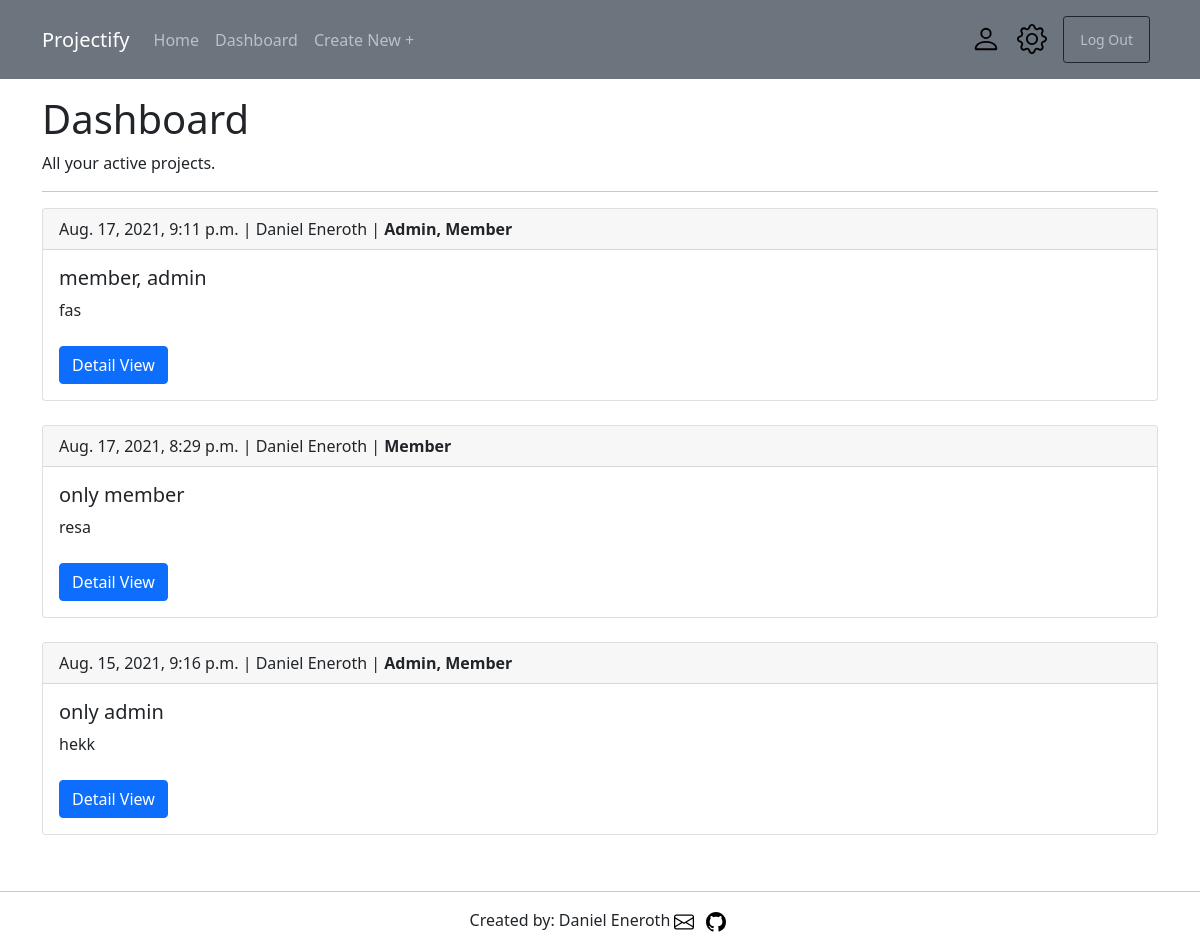
The page /projects/ (signed in) on the database as committed earlier.
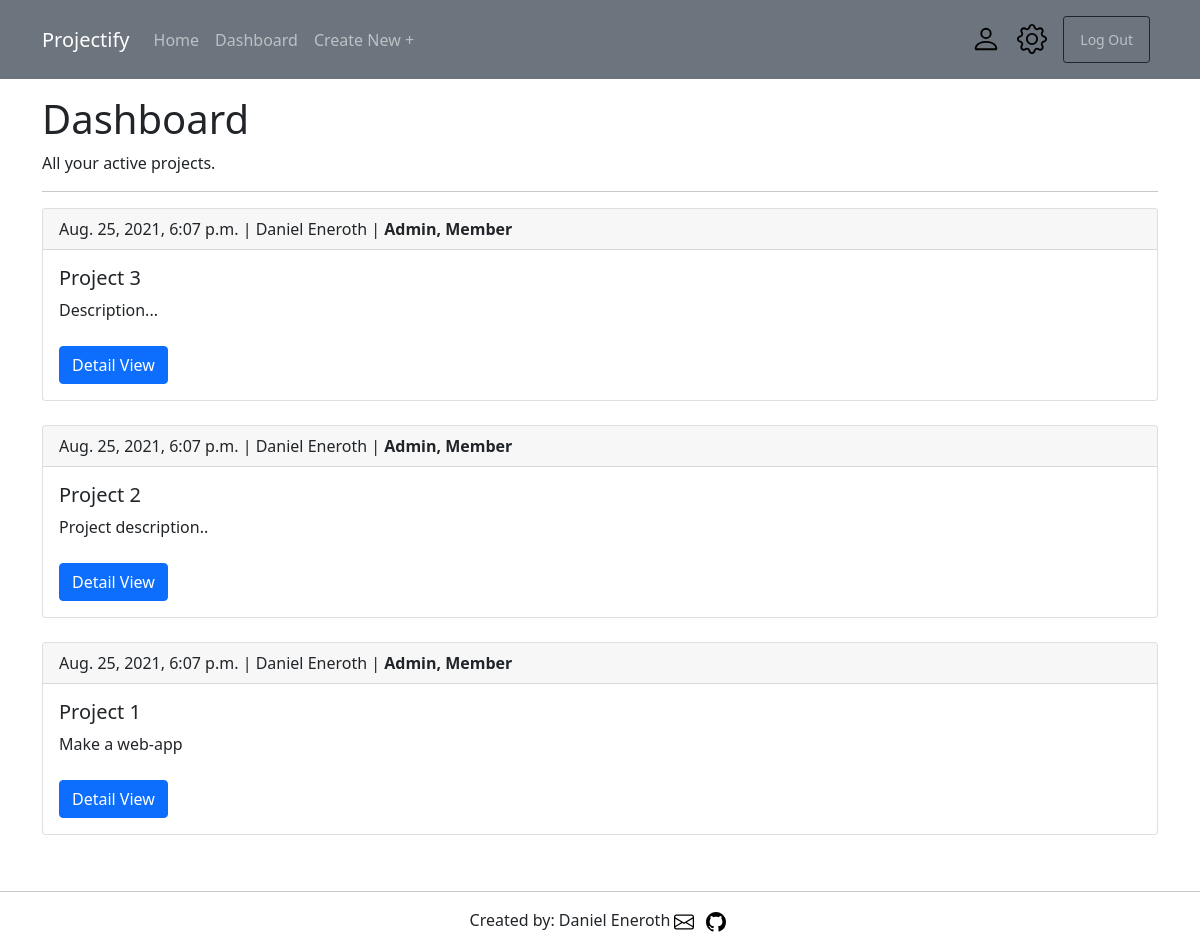
The same page on the database as committed later.
### projects/models.py (models this page shows, shortened)
class Project(models.Model):
    title_project = models.CharField(max_length=50)
    description_project = models.TextField()
    creator_project = models.ForeignKey(get_user_model(), on_delete=models.CASCADE)
    date_created_project = models.DateTimeField(auto_now_add=True)
    members = models.ManyToManyField(get_user_model(), related_name='members')
    admin = models.ManyToManyField(get_user_model(), related_name='admin')
    def __str__(self):
        return self.title_project

### accounts/models.py (models this page shows)
class CustomUser(AbstractUser):
    age = models.PositiveIntegerField(null=True, blank=True)
    bio_text = models.TextField(blank=True, null=True)
    profile_pic = models.ImageField(blank=True, null=True, default='blank_profile.png', upload_to='images/profiles/')
    facebook_url = models.URLField(blank=True, null=True)
    twitter_url = models.URLField(blank=True, null=True)
    instagram_url = models.URLField(blank=True, null=True)
    website_url = models.URLField(blank=True, null=True)

### projects/views.py (the view)
# urls.py: path('', ProjectListView.as_view(), name='project_list'),
class ProjectListView(LoginRequiredMixin, ListView):
    model = Project
    template_name = 'projects/project_list.html'
    def get_context_data(self, **kwargs):
        context = super().get_context_data(**kwargs)
        projects = Project.objects.all().order_by('-date_created_project')
        projects = projects.filter(admin=self.request.user).distinct() | projects.filter(members=self.request.user).exclude(admin=self.request.user).distinct()
        context['projects'] = projects
        print(projects)
        return context

### templates/projects/project_list.html (shortened to what this page needs)
{% extends 'base.html' %}
{% block content %}
<h1>Dashboard</h1>
<p>All your active projects.</p>
<hr>
{% for project in projects %}
<div class="card">
    <div class="card-header">
        {{ project.date_created_project }} | {{ project.creator_project.first_name }}
        {{ project.creator_project.last_name }}
        {% if user in project.members.all and user in project.admin.all %} | <strong>Admin,
            Member</strong>{% elif user in project.members.all %} | <strong>Member</strong>
        {% elif user in project.admin.all %} | <strong>Admin</strong>{% endif %}
    </div>
    <div class="card-body">
        <h5 class="card-title">{{ project.title_project }}</h5>
        <div class="row">
            <div class="col-3 text-truncate">
                <p class="card-text">{{ project.description_project }}</p>
            </div>
        </div>
        <br />
        <a href="{% url 'project_detail' project.pk %}" class="btn btn-primary">Detail View</a>
    </div>
</div>
<br />
{% empty %}
<p>No active projects.</p>
<a href="{% url 'project_create' %}" class="btn btn-primary">Create a Project Here</a>
<hr>
{% endfor %}
{% endblock content %}

### templates/base.html (shortened to what this page needs)
{% load static %}
<!DOCTYPE html>
<html lang="en">
<head>
  <link href="https://cdn.jsdelivr.net/npm/bootstrap@5.0.2/dist/css/bootstrap.min.css" rel="stylesheet"
>
</head>
<body>
  {% if not user.is_authenticated %}
  <nav class="navbar navbar-expand-lg navbar-dark bg-secondary">
    <div class="container-md">
      <a class="navbar-brand" href="{% url 'home' %}">Projectify</a>
      <button class="navbar-toggler" type="button" data-bs-toggle="collapse" data-bs-target="#navbarNav"
        aria-controls="navbarNav" aria-expanded="false" aria-label="Toggle navigation">
        <span class="navbar-toggler-icon"></span>
      </button>
      <div class="collapse navbar-collapse" id="navbarNav">
        <ul class="navbar-nav">
          <li class="nav-item">
            <a class="nav-link" aria-current="page" href="{% url 'home' %}">Home</a>
          </li>
          {% comment %} <li class="nav-item">
            <a class="nav-link" href="#">link</a>
          </li>
          <li class="nav-item">
            <a class="nav-link" href="#">link</a>
          </li> {% endcomment %}
        </ul>
        <ul class="navbar-nav ms-auto mb-auto mb-lg-auto">
          <form class="d-inline-flex p-2">
            <button class="btn btn-sm btn-outline-dark" type="button"><a class="nav-link"
                href="{% url 'login' %}">Log In</a></button>
          </form>
          <form class="d-inline-flex p-2">
            <button class="btn btn-sm btn-dark" type="button"><a class="nav-link"
                href="{% url 'signup' %}">Sign Up</a></button>
          </form>
        </ul>
        {% else %}
        <nav class="navbar navbar-expand-lg navbar-dark bg-secondary">
          <div class="container-md">
            <a class="navbar-brand" href="{% url 'home' %}">Projectify</a>
            <div class="collapse navbar-collapse" id="navbarNav">
              <ul class="navbar-nav">
                <li class="nav-item">
                  <a class="nav-link" aria-current="page" href="{% url 'home' %}">Home</a>
                </li>
                <li class="nav-item">
                  <a class="nav-link" href="{% url 'project_list' %}">Dashboard</a>
                </li>
                <li class="nav-item">
                  <a class="nav-link" href="{% url 'project_create' %}">Create New +</a>
                </li>
              </ul>
            </div>
            <ul class="navbar-nav ms-auto mb-auto mb-lg-auto">
              <li class="nav-item">
                <a href="{% url 'profile_page' user.pk %}" class="nav-link mt-2">
                  <img src="{% static 'images/person.svg' %}" width="30" height="30" alt="Profile"></a>
              </li>
              <li class="nav-item">
                <a href="{% url 'profile_edit' user.pk %}" class="nav-link mt-2">
                  <img src="{% static 'images/gear.svg' %}" width="30" height="30" alt="Profile"></a>
              </li>
              <form class="d-inline-flex p-2">
                <button class="btn btn-sm btn-outline-dark" type="button"><a class="nav-link"
                    href="{% url 'logout' %}">Log Out</a></button>
              </form>
            </ul>
            {% endif %}
          </div>
  </nav>
  <div class="p-3 mb-2">
    <main class="container">
      {% block content %}{% endblock content %}
    </main>
  </div>
  <hr/>
  <footer>
    <center>
    <p>Created by: Daniel Eneroth<a href="mailto:danieleneroth@gmail.com" ><img class="m-1" src="{% static 'images/envelope.svg'%}" alt="mail" width="20" height="20"></a>
      <a href="https://github.com/eneeroth" target="_blank" rel="noopener noreferrer"><img class="m-1" src="{% static 'images/github.svg'%}" alt="Github" width="20" height="20"></a>
    </p>
    </center>
  </footer>
</body>
</html>

Rows that differ between the two databases and show on the page:
removed Project: date_created_project "Aug. 17, 2021, 9:11 p.m.", creator_project.first_name "Daniel", creator_project.last_name "Eneroth", shows "Admin, Member", title_project "member, admin", description_project "fas"
removed Project: date_created_project "Aug. 17, 2021, 8:29 p.m.", creator_project.first_name "Daniel", creator_project.last_name "Eneroth", shows "Member", title_project "only member", description_project "resa"
removed Project: date_created_project "Aug. 15, 2021, 9:16 p.m.", creator_project.first_name "Daniel", creator_project.last_name "Eneroth", shows "Admin, Member", title_project "only admin", description_project "hekk"
added Project: date_created_project "Aug. 25, 2021, 6:07 p.m.", creator_project.first_name "Daniel", creator_project.last_name "Eneroth", shows "Admin, Member", title_project "Project 3", description_project "Description..."
added Project: date_created_project "Aug. 25, 2021, 6:07 p.m.", creator_project.first_name "Daniel", creator_project.last_name "Eneroth", shows "Admin, Member", title_project "Project 2", description_project "Project description.."
added Project: date_created_project "Aug. 25, 2021, 6:07 p.m.", creator_project.first_name "Daniel", creator_project.last_name "Eneroth", shows "Admin, Member", title_project "Project 1", description_project "Make a web-app"
